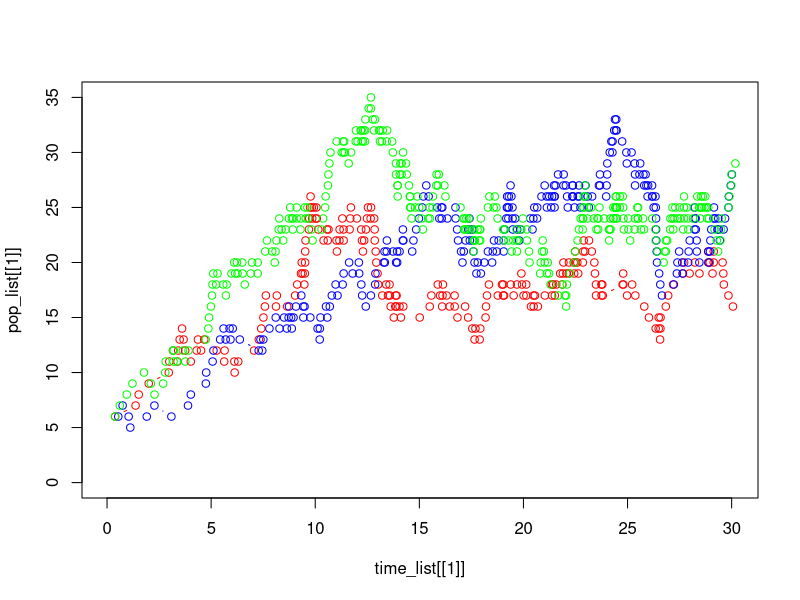

The R script that drew this image:
## ---- chunk 1
knitr::opts_chunk$set(echo = TRUE)
## ---- chunk 2

t <- 0
i <- 5
lambda_i <- (1/5)*i + 1
mu_i <- (1/100)*i^2

pop_list <- list()
time_list <- list()

for( j in seq(1:1000)){
  
  t <- 0
  i <- 5
  
  q <- 1
  
  event_vec <- numeric()
  time_vec <- numeric()
  
  while(t<30){
    
    lambda_i <- (1/5)*i + 1
    mu_i <- (1/100)*i^2
    gamma_i <- lambda_i + mu_i
    
    arrival <- rexp(1, gamma_i)
    t <- t + arrival
    time_vec[q] <- t
    
    birth <- rbinom(1, 1, lambda_i/gamma_i)
    
    if (birth == 1){
      i <- i + 1
      event_vec[q] <- i
      q <- q + 1
    } else {
      i <- i - 1
      event_vec[q] <- i
      q <- q + 1
    }
    
  }
  
  pop_list[[j]] <- event_vec
  time_list[[j]] <- time_vec
  
  
}


y_lim = c(0, max( pop_list[[1]], pop_list[[2]],pop_list[[3]] ) )

x_lim = c(0,max( time_list[[1]] ) )

plot(time_list[[1]], pop_list[[1]], col = "red", type = "b", xlim = x_lim, ylim = y_lim)

points(time_list[[2]], pop_list[[2]], col = "blue", type = "b")

points(time_list[[3]], pop_list[[3]], col = "green", type = "b")






## ---- chunk 3

max_vec <- NULL

for (i in seq(1:length(pop_list))){
  
  max_vec[i] <- (max(pop_list[[i]]) > 40)
  
}

mean(max_vec)

